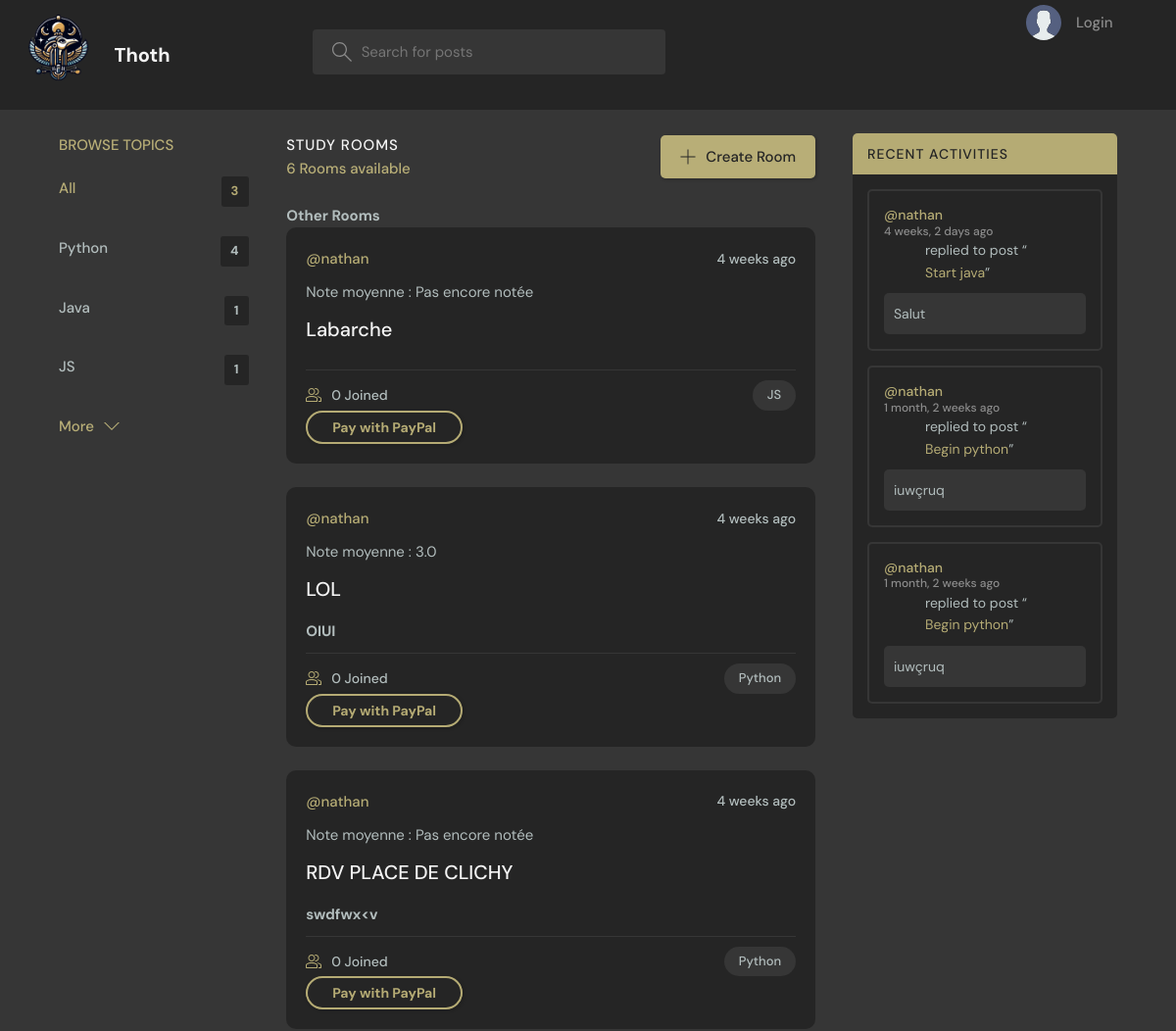
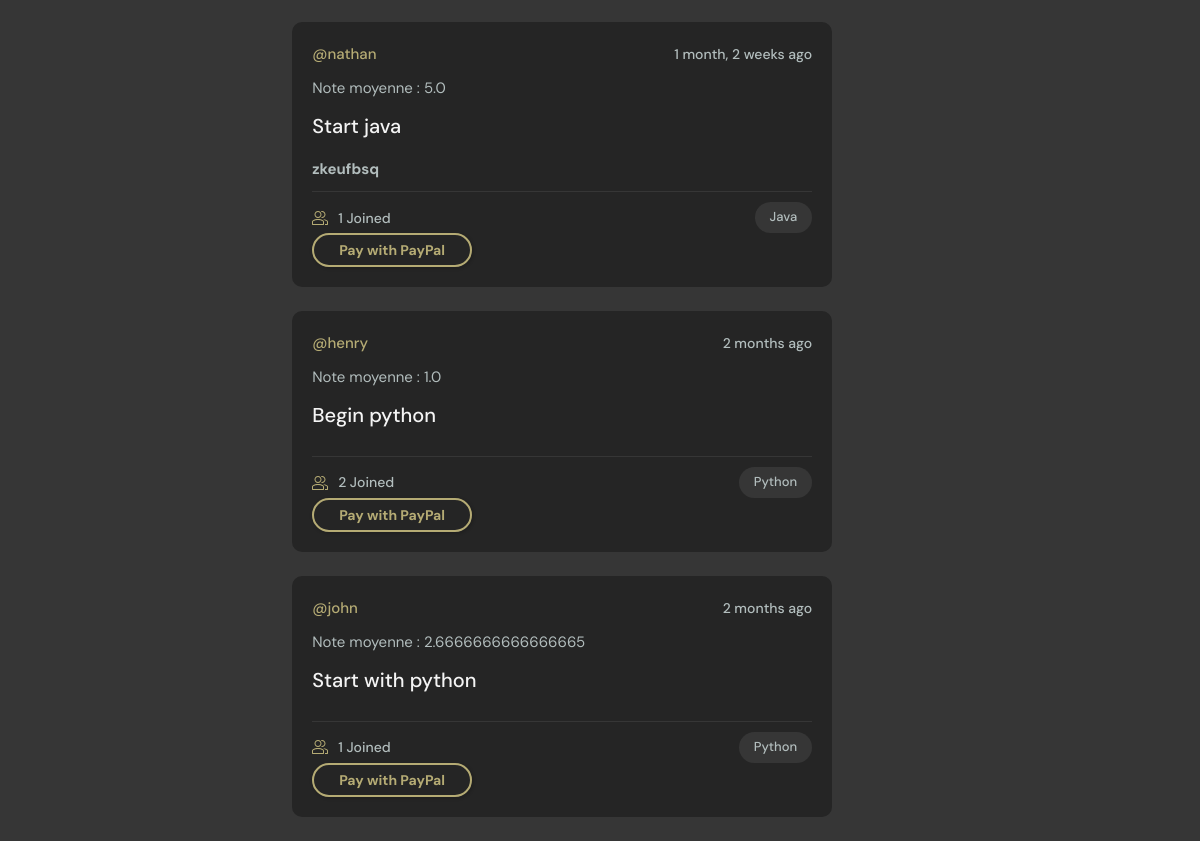
Before: / with the older database file (2 pictures, top to bottom).
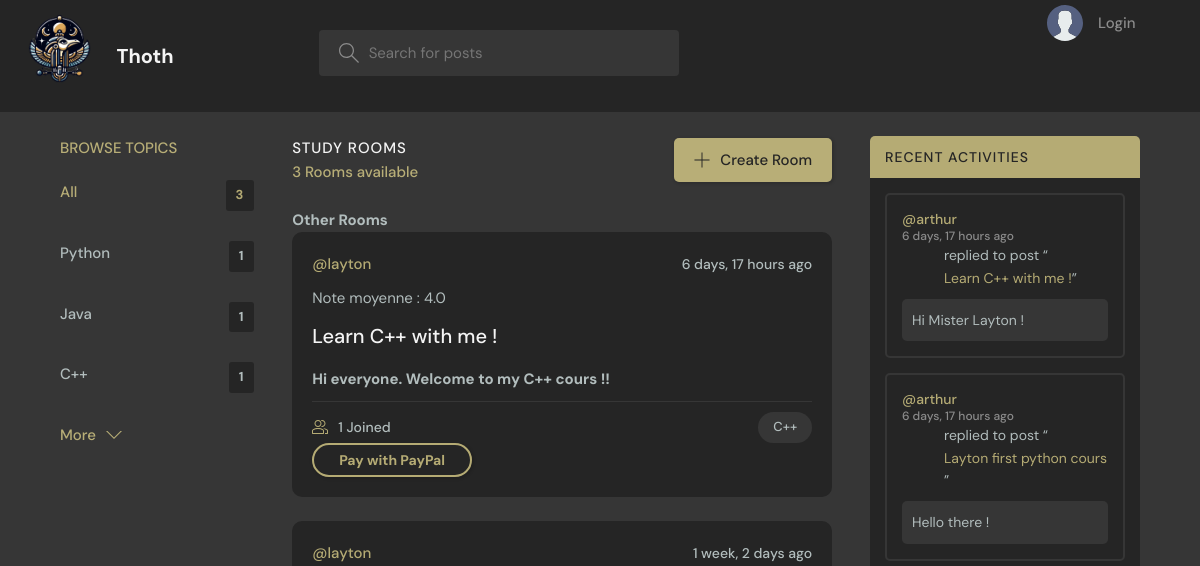
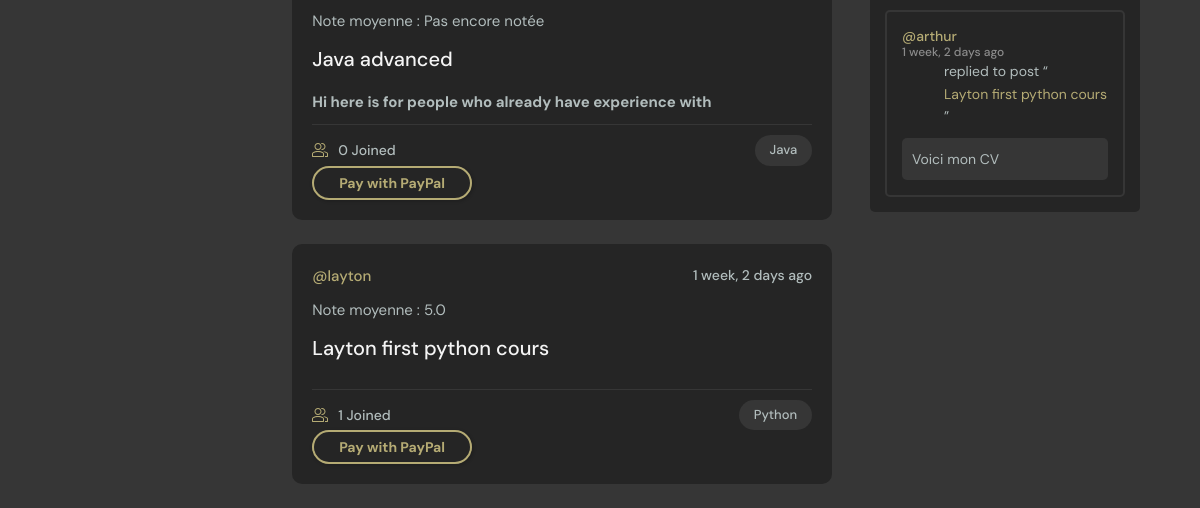
After: the same page with the newer database file (2 pictures, top to bottom).
### base/models.py (models this page shows, shortened)
class Topic(models.Model):
    name = models.CharField(max_length=200)

class Room(models.Model):
    host = models.ForeignKey(User, on_delete=models.SET_NULL, null=True)
    topic = models.ForeignKey(Topic, on_delete=models.SET_NULL, null=True)
    name = models.CharField(max_length=200)
    description = models.TextField(null=True, blank=True)
    participants = models.ManyToManyField(
        User, related_name='participants', blank=True)
    updated = models.DateTimeField(auto_now=True)
    created = models.DateTimeField(auto_now_add=True)
    rating = models.FloatField(default=0.0)
    paye = models.BooleanField(default=False)
    price = models.DecimalField(max_digits=10, decimal_places=2, default=0.00)  # Ajout du champ price
    payees = models.ManyToManyField(User, related_name='paid_rooms')
    file = models.FileField(upload_to='room_files/', blank=True, null=True)
    class Meta:
        ordering = ['-updated', '-created']
    def __str__(self):
        return self.name

class User(AbstractUser):
    name = models.CharField(max_length=200, null=True)
    email = models.EmailField(unique=True, null=True)
    bio = models.TextField(null=True)
    avatar = models.ImageField(null=True, default="avatar.svg")
    ROLE_CHOICES = (
        ('eleve', 'Élève'),
        ('professeur', 'Professeur'),
    )
    role = models.CharField(max_length=20, choices=ROLE_CHOICES, default='eleve')
    USERNAME_FIELD = 'email'
    REQUIRED_FIELDS = ['username']

class Message(models.Model):
    user = models.ForeignKey(User, on_delete=models.CASCADE)
    room = models.ForeignKey(Room, on_delete=models.CASCADE)
    body = models.TextField()
    file = models.FileField(upload_to='message_files/', null=True, blank=True)  # Chemin où les fichiers seront stockés
    updated = models.DateTimeField(auto_now=True)
    created = models.DateTimeField(auto_now_add=True)
    class Meta:
        ordering = ['-updated', '-created']

### base/views.py (the view)
# urls.py: path('', views.home, name="home"),
def home(request):
    q = request.GET.get('q') if request.GET.get('q') is not None else ''
    rooms = Room.objects.filter(
        Q(topic__name__icontains=q) |
        Q(name__icontains=q) |
        Q(description__icontains=q)
    ).annotate(average_rating=Avg('ratings__rating'))
    paid_rooms = Room.objects.none()
    unpaid_rooms = rooms.order_by('-created')
    if request.user.is_authenticated:
        paid_rooms = rooms.filter(payees=request.user).order_by('-created')
        unpaid_rooms = rooms.exclude(payees=request.user).order_by('-created')
    topics = Topic.objects.all()[0:5]
    room_count = rooms.count()
    room_messages = Message.objects.filter(
        Q(room__topic__name__icontains=q)
    )[0:3]
    context = {
        'paid_rooms': paid_rooms,
        'unpaid_rooms': unpaid_rooms,
        'topics': topics,
        'room_count': room_count,
        'room_messages': room_messages
    }
    return render(request, 'base/home.html', context)

### base/templates/base/home.html (shortened to what this page needs)
{% extends 'main.html' %}
{% block content %}
  <main class="layout layout--3">
    <div class="container">
      {% include 'base/topics_component.html' %}
      <div class="roomList">
        <div class="roomList__header">
          <div>
            <h2>Study Rooms</h2>
            <p>{{ room_count }} Rooms available</p>
          </div>
          <a class="btn btn--main" href="{% url 'create-room' %}">
            <svg version="1.1" xmlns="http://www.w3.org/2000/svg" width="32" height="32" viewBox="0 0 32 32">
              <title>add</title>
              <path d="M16.943 0.943h-1.885v14.115h-14.115v1.885h14.115v14.115h1.885v-14.115h14.115v-1.885h-14.115v-14.115z"></path>
            </svg>Create Room
          </a>
        </div>
        {% include 'base/feed_component.html' %}
      </div>
      {% include 'base/activity_component.html' %}
    </div>
  </main>
{% endblock %}

### base/templates/base/topics_component.html
<div class="topics">
  <div class="topics__header">
    <h2>Browse Topics</h2>
  </div>
  <ul class="topics__list">
    <li>
      <a href="{% url 'home' %}" class="active">All <span>{{ topics.count }}</span></a>
    </li>
    {% for topic in topics %}
      <li>
        <a href="{% url 'home' %}?q={{ topic.name }}">{{ topic.name }}<span>{{ topic.room_set.all.count }}</span></a>
      </li>
    {% endfor %}
  </ul>
  <a class="btn btn--link" href="{% url 'topics' %}">
    More<svg version="1.1" xmlns="http://www.w3.org/2000/svg" width="32" height="32" viewBox="0 0 32 32">
      <title>chevron-down</title>
      <path d="M16 21l-13-13h-3l16 16 16-16h-3l-13 13z"></path>
    </svg>
  </a>
</div>

### base/templates/base/feed_component.html (shortened to what this page needs)
{% if unpaid_rooms %}
<h2>Other Rooms</h2>
{% for room in unpaid_rooms %}
<div class="roomListRoom">
  <div class="roomListRoom__header">
    <a href="{% url 'user-profile' room.host.id %}" class="roomListRoom__author"><span>@{{ room.host.username }}</span></a>
    <div class="roomListRoom__actions">
      <span>{{ room.created|timesince }} ago</span>
    </div>
  </div>
  <div class="roomListRoom__content">
    <p>Note moyenne : {{ room.average_rating|default:'Pas encore notée' }}</p>
  </div>
  <div class="roomListRoom__content">
    <a href="{% url 'room' room.id %}">{{ room.name }}</a>
    <br>
    <h3>{{ room.description }}</h3>
  </div>
  <div class="roomListRoom__meta">
    <a href="{% url 'room' room.id %}" class="roomListRoom__joined">
      {{ room.participants.all.count }} Joined
    </a>
    <p class="roomListRoom__topic">{{ room.topic.name }}</p>
  </div>
  {% if request.user not in room.payees.all %}
  <form action="{% url 'process_payment' %}" method="post">
    <button type="submit" class="btn btn--main btn--pill">Pay with PayPal</button>
  </form>
  {% else %}
  <a href="{% url 'room' room.id %}" class="btn btn--main btn--pill">Enter Room</a>
  {% endif %}
</div>
{% endfor %}
{% endif %}

### base/templates/base/activity_component.html (shortened to what this page needs)
<div class="activities">
  <div class="activities__header">
    <h2>Recent Activities</h2>
  </div>
  {% for message in room_messages %}
    <div class="activities__box">
      <div class="activities__boxHeader roomListRoom__header">
        <a href="{% url 'user-profile' message.user.id %}" class="roomListRoom__author">
          <p>
            @{{ message.user.username }}
            <span>{{ message.created|timesince }} ago</span>
          </p>
        </a>
      </div>
      <div class="activities__boxContent">
        <p>
          replied to post “<a href="{% url 'room' message.room.id %}">{{ message.room }}</a>”
        </p>
        <div class="activities__boxRoomContent">{{ message.body }}</div>
      </div>
    </div>
  {% endfor %}
</div>

Changed rows visible on the page:
removed Room: host.username "nathan", created "4 weeks", average_rating "Pas encore notée", name "Labarche", participants.all.count "0", topic.name "JS"
removed Room: host.username "nathan", created "4 weeks", average_rating "3.0", name "LOL", description "OIUI", participants.all.count "0", topic.name "Python"
removed Room: host.username "nathan", created "4 weeks", average_rating "Pas encore notée", name "RDV PLACE DE CLICHY", description "swdfwx<v", participants.all.count "0", topic.name "Python"
removed Room: host.username "nathan", created "1 month, 2 weeks", average_rating "5.0", name "Start java", description "zkeufbsq", participants.all.count "1", topic.name "Java"
removed Room: host.username "henry", created "2 months", average_rating "1.0", name "Begin python", participants.all.count "2", topic.name "Python"
removed Message: user.username "nathan", created "4 weeks, 2 days", room "Start java", body "Salut"
removed Message: user.username "nathan", created "1 month, 2 weeks", room "Begin python", body "iuwçruq"
removed Message: user.username "nathan", created "1 month, 2 weeks", room "Begin python", body "iuwçruq"
computed for Topic "Python": room_set.all.count "4" → "1"
changed Topic (number 3 of 3 on the later page): name "JS" → "C++"
added Room: host.username "layton", created "6 days, 17 hours", average_rating "4.0", name "Learn C++ with me !", description "Hi everyone. Welcome to my C++ cours !!", participants.all.count "1", topic.name "C++"
added Room: host.username "layton", created "1 week, 2 days", average_rating "Pas encore notée", name "Java advanced", description "Hi here is for people who already have experience with", participants.all.count "0", topic.name "Java"
changed Room "Python": host.username "john" → "layton"; created "2 months" → "1 week, 2 days"; average_rating "2.6666666666666665" → "5.0"; name "Start with python" → "Layton first python cours"
added Message: user.username "arthur", created "6 days, 17 hours", room "Learn C++ with me !", body "Hi Mister Layton !"
added Message: user.username "arthur", created "6 days, 17 hours", room "Layton first python cours", body "Hello there !"
now on this page (row edited): Message: user.username "arthur", created "1 week, 2 days", room "Layton first python cours", body "Voici mon CV"
Other visible differences:
{{ room_count }}: "6" → "3"
